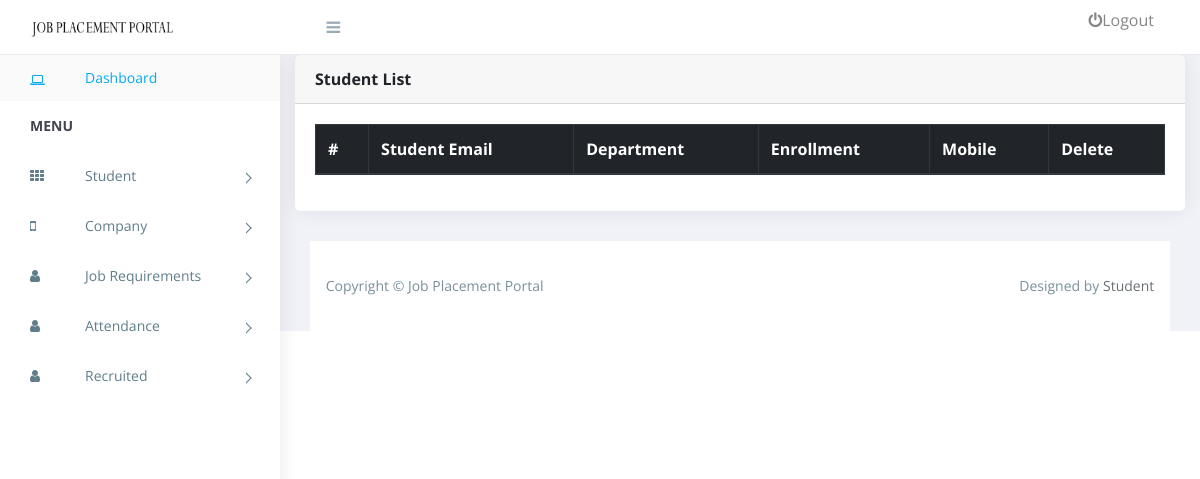
The app's page /admin/viewselectedstudent.php?id=1, older data.
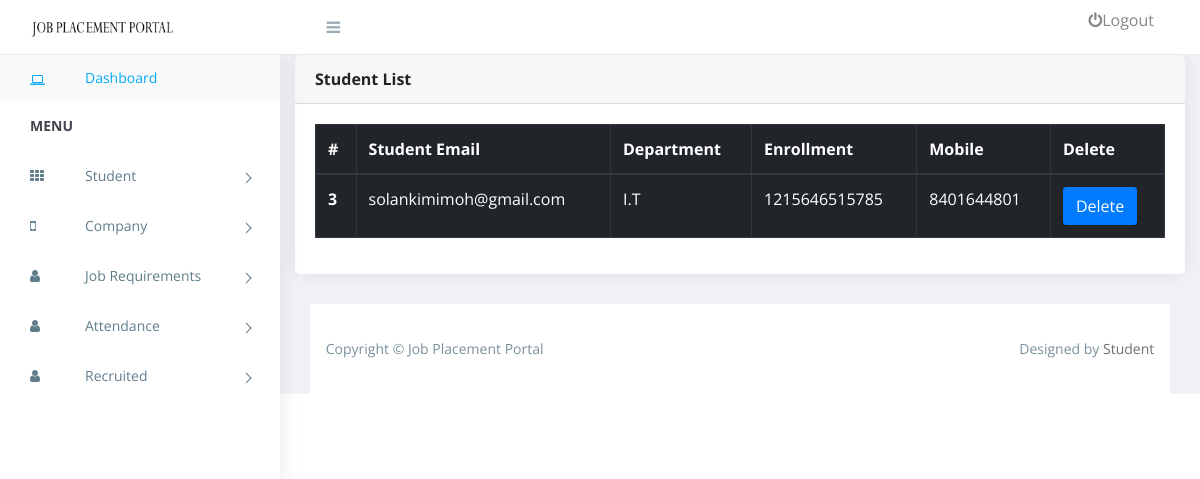
The same page, newer data.
### tables this page shows
CREATE TABLE `selectedstudent` (
  `id` int(255) NOT NULL,
  `recruitment_id` int(255) NOT NULL,
  `student_id` int(255) NOT NULL
);

CREATE TABLE `student` (
  `id` int(255) NOT NULL,
  `email` varchar(100) NOT NULL,
  `password` varchar(20) NOT NULL,
  `semester` varchar(20) NOT NULL,
  `department` varchar(100) NOT NULL,
  `enrollment` varchar(20) NOT NULL,
  `mobile` varchar(20) NOT NULL
);

### admin/include/Database.php (called while the page is built, shortened)
<?php
class Database{
   function db_connect(){
    $this->host = 'localhost';
    $this->user = 'root';
    $this->pass = '';
    $this->db = 'jobportal';
    $this->mysqli = new mysqli($this->host, $this->user, $this->pass, $this->db);
    return $this->mysqli;
  }
}
?>

### admin/viewselectedstudent.php (the view, shortened to what this page needs)
<!doctype html>
<html class="no-js" lang="">
<head>
    <link rel="stylesheet" href="assets/css/normalize.css">
    <link rel="stylesheet" href="assets/css/bootstrap.min.css">
    <link rel="stylesheet" href="assets/css/font-awesome.min.css">
    <link rel="stylesheet" href="assets/css/themify-icons.css">
    <link rel="stylesheet" href="assets/css/pe-icon-7-filled.css">
    <link href="assets/weather/css/weather-icons.css" rel="stylesheet" />
    <link href="assets/calendar/fullcalendar.css" rel="stylesheet" />
    <link rel="stylesheet" href="assets/css/style.css">
    <link href="assets/css/charts/chartist.min.css" rel="stylesheet">
    <link href="assets/css/lib/vector-map/jqvmap.min.css" rel="stylesheet">
</head>
<body>
    <?php include("include/menu.php");
    ?>
    <div id="right-panel" class="right-panel">
        <?php include("include/header.php");
        ?>
        <div class="col-lg-12">
            <div class="card">
                <div class="card-header">
                    <strong class="card-title">Student List</strong>
                </div>
                <div class="card-body">
                    <table class="table table-bordered table-dark">
                        <thead>
                            <tr>
                                <th scope="col">#</th>
                                <th scope="col">Student Email</th>
                                <th scope="col">Department</th>
                                <th scope="col">Enrollment</th>
                                <th scope="col">Mobile</th>
                                <th scope="col">Delete</th>
                            </tr>
                        </thead>
                        <tbody>
                            <?php
                            $id = $_GET['id'];
                            include("include/Database.php");
                            $db = new Database();
                            $selectCompanyQuery = "SELECT * FROM `selectedstudent` WHERE `recruitment_id`=$id";
                            $result =mysqli_query($db->db_connect(),$selectCompanyQuery);
                            while($row  = mysqli_fetch_row($result))
                            {
                                $selectStudent = "SELECT * FROM `student` WHERE `id`=$row[2]";
                                 $result1 =mysqli_query($db->db_connect(),$selectStudent);
                             while($row1  = mysqli_fetch_row($result1))
                            {
                                ?>
                            <tr>
                                <th scope="row"><?php echo $row[0]; ?></th>
                                <td><?php echo $row1[1]; ?></td>
                                <td><?php echo $row1[4]; ?></td>
                                <td><?php echo $row1[5]; ?></td>
                                <td><?php echo $row1[6]; ?></td>
                                <td><a href="deleteselectedstudent.php?id=<?php echo $row[0]; ?>" class="btn btn-primary">Delete</a></td>
                            </tr>
                            <?php
                             }
                            }
                            ?>
                        </tbody>
                    </table>
                </div>
            </div>
        </div>
        <?php include("include/footer.php");
        ?>
    </div>
</body>
</html>

Row changes from the older to the newer data that the page shows:
added selectedstudent: id "3"
added student: email "solankimimoh@gmail.com", department "I.T", enrollment "1215646515785", mobile "8401644801"
